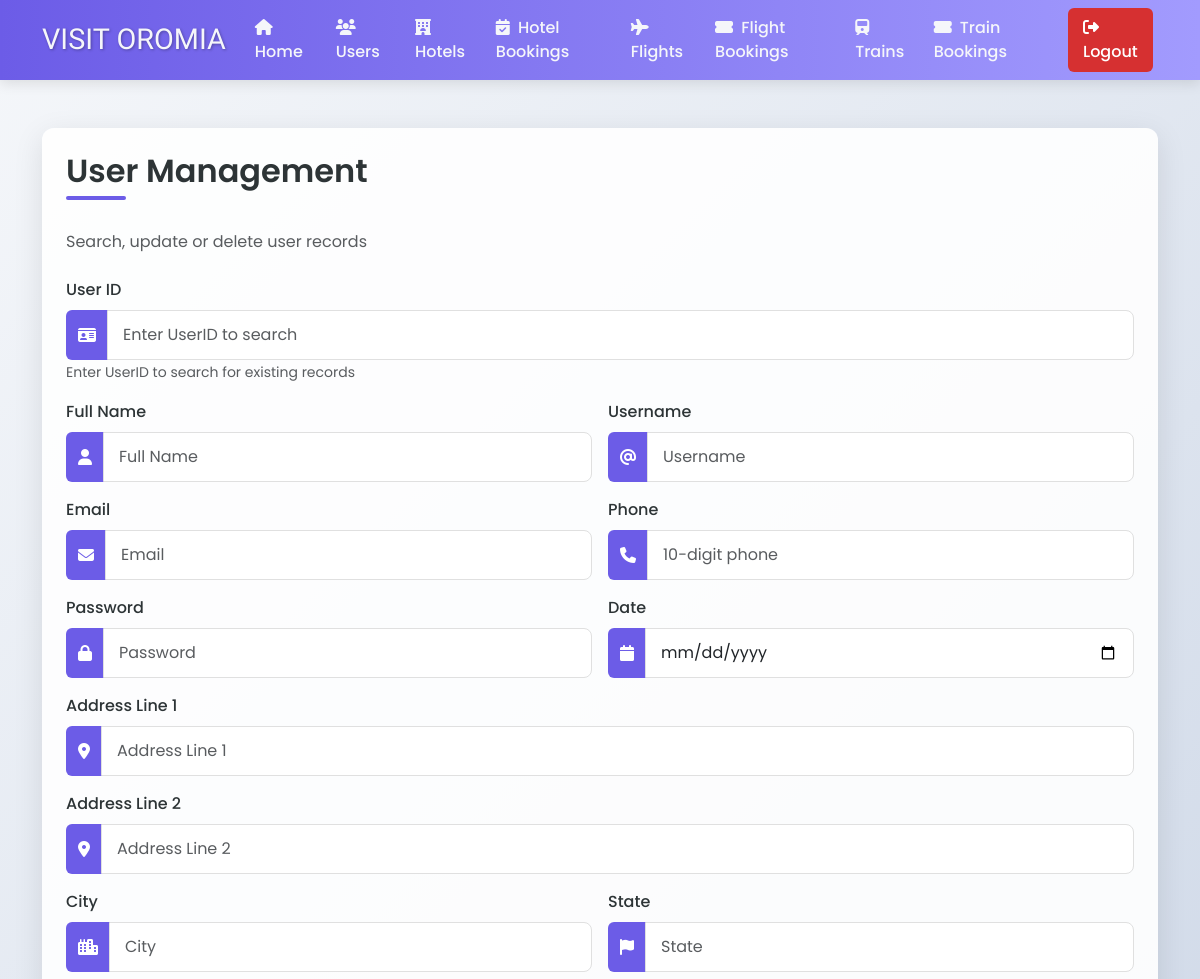
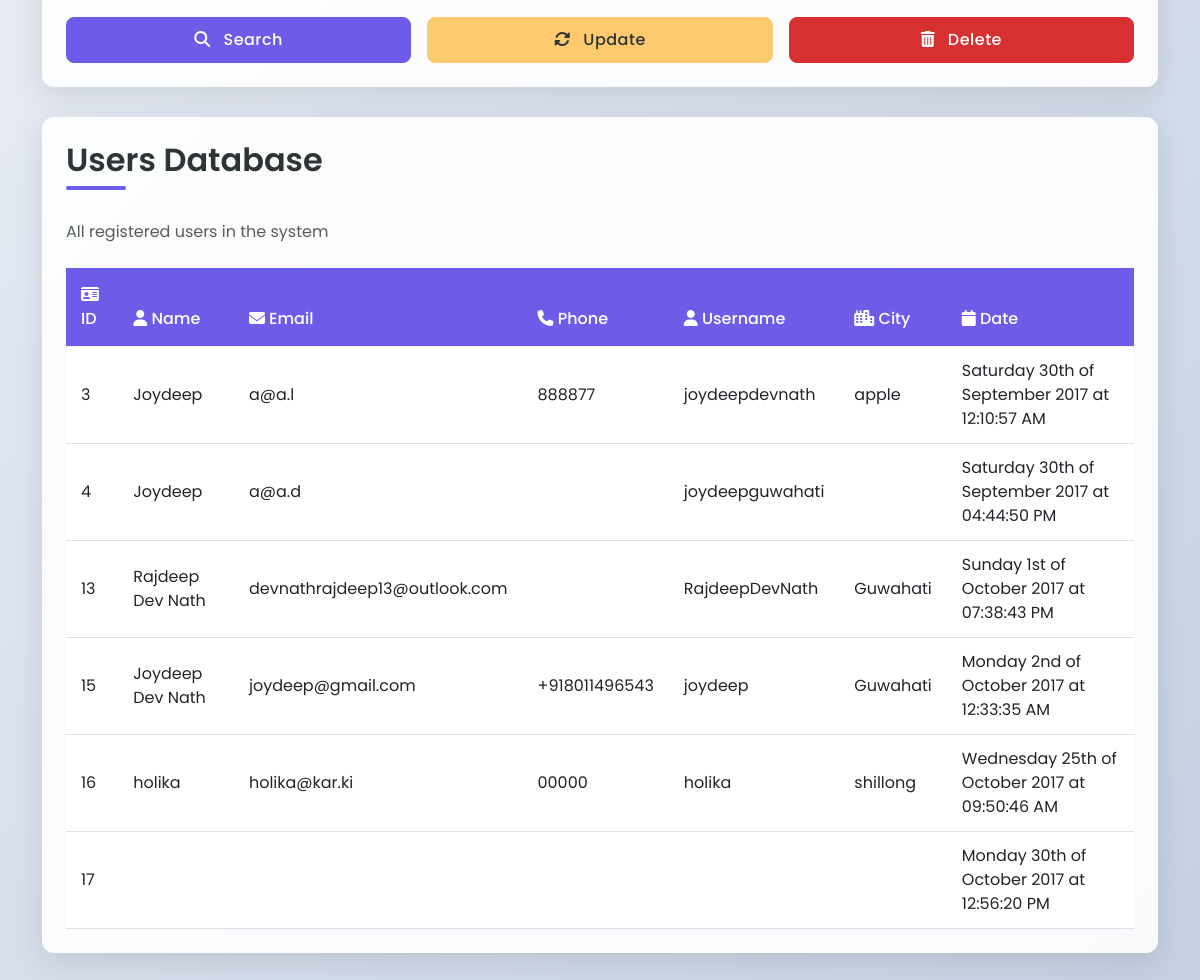
The page /Management/users_update.php on the database its author committed (2 pictures, top to bottom).
### tables this page shows
CREATE TABLE `users` (
  `UserID` int(10) NOT NULL,
  `FullName` varchar(50) NOT NULL,
  `EMail` varchar(50) NOT NULL,
  `Phone` varchar(15) NOT NULL,
  `Username` varchar(200) NOT NULL,
  `Password` varchar(200) NOT NULL,
  `AddressLine1` varchar(50) NOT NULL,
  `AddressLine2` varchar(50) NOT NULL,
  `City` varchar(30) NOT NULL,
  `State` varchar(30) NOT NULL,
  `Date` varchar(50) NOT NULL
);

### Management/users_update.php (the view, shortened to what this page needs)
<!DOCTYPE html>
<html lang="en">
<head>
    <link href="https://cdn.jsdelivr.net/npm/bootstrap@5.3.0/dist/css/bootstrap.min.css" rel="stylesheet">
    <link href="https://cdnjs.cloudflare.com/ajax/libs/font-awesome/6.4.0/css/all.min.css" rel="stylesheet">
</head>
<?php
$UserID="";
$FullName="";
$EMail="";
$Phone="";
$Username="";
$Password="";
$AddressLine1="";
$AddressLine2="";
$City="";
$State="";
$Date="";
?>
<body>
    <nav class="navbar navbar-expand-lg navbar-dark">
        <div class="container">
            <a class="navbar-brand" href="#">VISIT OROMIA</a>
            <div class="collapse navbar-collapse" id="navbarNav">
                <ul class="navbar-nav ms-auto">
                    <li class="nav-item">
                        <a class="nav-link" href="Home.php"><i class="fas fa-home me-1"></i> Home</a>
                    </li>
                    <li class="nav-item">
                        <a class="nav-link active" href="users_add.php"><i class="fas fa-users me-1"></i> Users</a>
                    </li>
                    <li class="nav-item">
                        <a class="nav-link" href="hotels_add.php"><i class="fas fa-hotel me-1"></i> Hotels</a>
                    </li>
                    <li class="nav-item">
                        <a class="nav-link" href="hotelbookings_view.php"><i class="fas fa-calendar-check me-1"></i> Hotel Bookings</a>
                    </li>
                    <li class="nav-item">
                        <a class="nav-link" href="flights_add.php"><i class="fas fa-plane me-1"></i> Flights</a>
                    </li>
                    <li class="nav-item">
                        <a class="nav-link" href="flightbookings_view.php"><i class="fas fa-ticket-alt me-1"></i> Flight Bookings</a>
                    </li>
                    <li class="nav-item">
                        <a class="nav-link" href="trains_add.php"><i class="fas fa-train me-1"></i> Trains</a>
                    </li>
                    <li class="nav-item">
                        <a class="nav-link" href="trainbookings_view.php"><i class="fas fa-ticket-alt me-1"></i> Train Bookings</a>
                    </li>
                    <li class="nav-item">
                        <a class="nav-link logout-btn" href="adminLogout.php"><i class="fas fa-sign-out-alt me-1"></i> Logout</a>
                    </li>
                </ul>
            </div>
        </div>
    </nav>
    <div class="container py-5">
        <div class="row">
            <div class="col-12">
                <div class="card">
                    <div class="card-body p-4">
                        <h2 class="section-title">User Management</h2>
                        <p class="text-muted mb-4">Search, update or delete user records</p>
                        <form method="post" action="">
                            <div class="mb-3">
                                <label for="UserID" class="form-label">User ID</label>
                                <div class="input-group">
                                    <span class="input-group-text"><i class="fas fa-id-card"></i></span>
                                    <input type="number" name="UserID" class="form-control" placeholder="Enter UserID to search" value="<?php echo($UserID);?>">
                                </div>
                                <small class="text-muted">Enter UserID to search for existing records</small>
                            </div>
                            <div class="row g-3">
                                <div class="col-md-6">
                                    <label for="FullName" class="form-label">Full Name</label>
                                    <div class="input-group">
                                        <span class="input-group-text"><i class="fas fa-user"></i></span>
                                        <input type="text" name="FullName" class="form-control" placeholder="Full Name" value="<?php echo($FullName);?>">
                                    </div>
                                </div>
                                <div class="col-md-6">
                                    <label for="Username" class="form-label">Username</label>
                                    <div class="input-group">
                                        <span class="input-group-text"><i class="fas fa-at"></i></span>
                                        <input type="text" name="Username" class="form-control" placeholder="Username" value="<?php echo($Username);?>">
                                    </div>
                                </div>
                                <div class="col-md-6">
                                    <label for="EMail" class="form-label">Email</label>
                                    <div class="input-group">
                                        <span class="input-group-text"><i class="fas fa-envelope"></i></span>
                                        <input type="email" name="EMail" class="form-control" placeholder="Email" value="<?php echo($EMail);?>">
                                    </div>
                                </div>
                                <div class="col-md-6">
                                    <label for="Phone" class="form-label">Phone</label>
                                    <div class="input-group">
                                        <span class="input-group-text"><i class="fas fa-phone"></i></span>
                                        <input type="tel" pattern="^\d{10}$" class="form-control" name="Phone" placeholder="10-digit phone" value="<?php echo($Phone);?>">
                                    </div>
                                </div>
                                <div class="col-md-6">
                                    <label for="Password" class="form-label">Password</label>
                                    <div class="input-group">
                                        <span class="input-group-text"><i class="fas fa-lock"></i></span>
                                        <input type="password" name="Password" class="form-control" placeholder="Password" value="<?php echo($Password);?>">
                                    </div>
                                </div>
                                <div class="col-md-6">
                                    <label for="Date" class="form-label">Date</label>
                                    <div class="input-group">
                                        <span class="input-group-text"><i class="fas fa-calendar"></i></span>
                                        <input type="date" name="Date" class="form-control" value="<?php echo($Date);?>">
                                    </div>
                                </div>
                                <div class="col-12">
                                    <label for="AddressLine1" class="form-label">Address Line 1</label>
                                    <div class="input-group">
                                        <span class="input-group-text"><i class="fas fa-map-marker-alt"></i></span>
                                        <input type="text" name="AddressLine1" class="form-control" placeholder="Address Line 1" value="<?php echo($AddressLine1);?>">
                                    </div>
                                </div>
                                <div class="col-12">
                                    <label for="AddressLine2" class="form-label">Address Line 2</label>
                                    <div class="input-group">
                                        <span class="input-group-text"><i class="fas fa-map-marker-alt"></i></span>
                                        <input type="text" name="AddressLine2" class="form-control" placeholder="Address Line 2" value="<?php echo($AddressLine2);?>">
                                    </div>
                                </div>
                                <div class="col-md-6">
                                    <label for="City" class="form-label">City</label>
                                    <div class="input-group">
                                        <span class="input-group-text"><i class="fas fa-city"></i></span>
                                        <input type="text" name="City" class="form-control" placeholder="City" value="<?php echo($City);?>">
                                    </div>
                                </div>
                                <div class="col-md-6">
                                    <label for="State" class="form-label">State</label>
                                    <div class="input-group">
                                        <span class="input-group-text"><i class="fas fa-flag"></i></span>
                                        <input type="text" name="State" class="form-control" placeholder="State" value="<?php echo($State);?>">
                                    </div>
                                </div>
                            </div>
                            <div class="d-grid gap-3 mt-4">
                                <div class="row g-3">
                                    <div class="col-md-4">
                                        <button type="submit" name="search" class="btn btn-primary w-100">
                                            <i class="fas fa-search me-2"></i> Search
                                        </button>
                                    </div>
                                    <div class="col-md-4">
                                        <button type="submit" name="update" class="btn btn-warning w-100">
                                            <i class="fas fa-sync-alt me-2"></i> Update
                                        </button>
                                    </div>
                                    <div class="col-md-4">
                                        <button type="submit" name="delete" class="btn btn-danger w-100">
                                            <i class="fas fa-trash-alt me-2"></i> Delete
                                        </button>
                                    </div>
                                </div>
                            </div>
                        </form>
                    </div>
                </div>
                <div class="card">
                    <div class="card-body p-4">
                        <h2 class="section-title">Users Database</h2>
                        <p class="text-muted mb-4">All registered users in the system</p>
                        <div class="table-responsive">
                            <?php
                            $servername = "localhost";
                            $username = "root";
                            $password = "";
                            $dbname = "projectmeteor1";
                            $conn = new mysqli($servername, $username, $password, $dbname);
                            $sql = "SELECT UserID, FullName, EMail, Phone, Username, Password, AddressLine1, AddressLine2, City, State, Date FROM users";
                            $result = $conn->query($sql);
                            if ($result->num_rows > 0) {
                                echo '<table class="table table-hover align-middle">
                                        <thead>
                                            <tr>
                                                <th><i class="fas fa-id-card"></i> ID</th>
                                                <th><i class="fas fa-user"></i> Name</th>
                                                <th><i class="fas fa-envelope"></i> Email</th>
                                                <th><i class="fas fa-phone"></i> Phone</th>
                                                <th><i class="fas fa-user"></i> Username</th>
                                                <th><i class="fas fa-city"></i> City</th>
                                                <th><i class="fas fa-calendar"></i> Date</th>
                                            </tr>
                                        </thead>
                                        <tbody>';
                                while($row = $result->fetch_assoc()) {
                                    echo '<tr>
                                            <td>'.$row['UserID'].'</td>
                                            <td>'.$row['FullName'].'</td>
                                            <td>'.$row['EMail'].'</td>
                                            <td>'.$row['Phone'].'</td>
                                            <td>'.$row['Username'].'</td>
                                            <td>'.$row['City'].'</td>
                                            <td>'.$row['Date'].'</td>
                                          </tr>';
                                }
                                echo '</tbody></table>';
                            } else {
                                echo '<div class="alert alert-info">No users found in the database</div>';
                            }
                            ?>
                        </div>
                    </div>
                </div>
            </div>
        </div>
    </div>
</body>
</html>

### Management/users_update.php (style rules this page uses)
:root { --primary-color: #6c5ce7; --secondary-color: #a29bfe; --accent-color: #fd79a8; --dark-color: #2d3436; --light-color: #f5f6fa; --success-color: #00b894; --warning-color: #fdcb6e; --danger-color: #d63031; }
body { background: linear-gradient(135deg, #f5f7fa 0%, #c3cfe2 100%); min-height: 100vh; font-family: 'Poppins', sans-serif; color: var(--dark-color); }
.navbar-brand { font-family: 'Courgette', cursive; font-size: 1.8rem; color: var(--light-color) !important; text-shadow: 1px 1px 3px rgba(0,0,0,0.3); }
.navbar { background: linear-gradient(to right, var(--primary-color), var(--secondary-color)) !important; box-shadow: 0 4px 12px rgba(0,0,0,0.1); }
.nav-link { color: var(--light-color) !important; font-weight: 500; transition: all 0.3s ease; margin: 0 5px; border-radius: 4px; }
.card { border: none; border-radius: 12px; box-shadow: 0 8px 30px rgba(0,0,0,0.1); overflow: hidden; transition: transform 0.3s ease, box-shadow 0.3s ease; background: rgba(255,255,255,0.9); margin-bottom: 30px; }
.form-control, .form-select { border-radius: 8px; padding: 12px 15px; border: 1px solid #e0e0e0; transition: all 0.3s ease; }
.btn { border-radius: 8px; padding: 10px 20px; font-weight: 500; transition: all 0.3s ease; letter-spacing: 0.5px; }
.btn-primary { background-color: var(--primary-color); border-color: var(--primary-color); }
.btn-warning { background-color: var(--warning-color); border-color: var(--warning-color); color: var(--dark-color); }
.btn-danger { background-color: var(--danger-color); border-color: var(--danger-color); }
.table { margin-bottom: 0; }
.table thead th { background-color: var(--primary-color); color: white; font-weight: 500; border: none; padding: 15px; }
.table tbody tr { transition: all 0.2s ease; }
.table tbody td { padding: 12px 15px; vertical-align: middle; border-top: 1px solid #f0f0f0; }
h1, h2, h3, h4 { color: var(--dark-color); font-weight: 600; }
.section-title { position: relative; margin-bottom: 30px; padding-bottom: 10px; }
.section-title:after { content: ''; position: absolute; left: 0; bottom: 0; width: 60px; height: 4px; background: var(--primary-color); border-radius: 2px; }
.logout-btn { background-color: var(--danger-color); color: white !important; border-radius: 6px; padding: 8px 15px !important; margin-left: 10px; }
.form-label { font-weight: 500; margin-bottom: 8px; color: var(--dark-color); }
.input-group-text { background-color: var(--primary-color); color: white; border: none; }

### rows shown on the page
users: UserID "3", FullName "Joydeep", EMail "a@a.l", Phone "888877", Username "joydeepdevnath", City "apple", Date "Saturday 30th of September 2017 at 12:10:57 AM"
users: UserID "4", FullName "Joydeep", EMail "a@a.d", Username "joydeepguwahati", Date "Saturday 30th of September 2017 at 04:44:50 PM"
users: UserID "13", FullName "Rajdeep Dev Nath", EMail "devnathrajdeep13@outlook.com", Username "RajdeepDevNath", City "Guwahati", Date "Sunday 1st of October 2017 at 07:38:43 PM"
users: UserID "15", FullName "Joydeep Dev Nath", EMail "joydeep@gmail.com", Phone "+918011496543", Username "joydeep", City "Guwahati", Date "Monday 2nd of October 2017 at 12:33:35 AM"
users: UserID "16", FullName "holika", EMail "holika@kar.ki", Phone "00000", Username "holika", City "shillong", Date "Wednesday 25th of October 2017 at 09:50:46 AM"
users: UserID "17", Date "Monday 30th of October 2017 at 12:56:20 PM"
